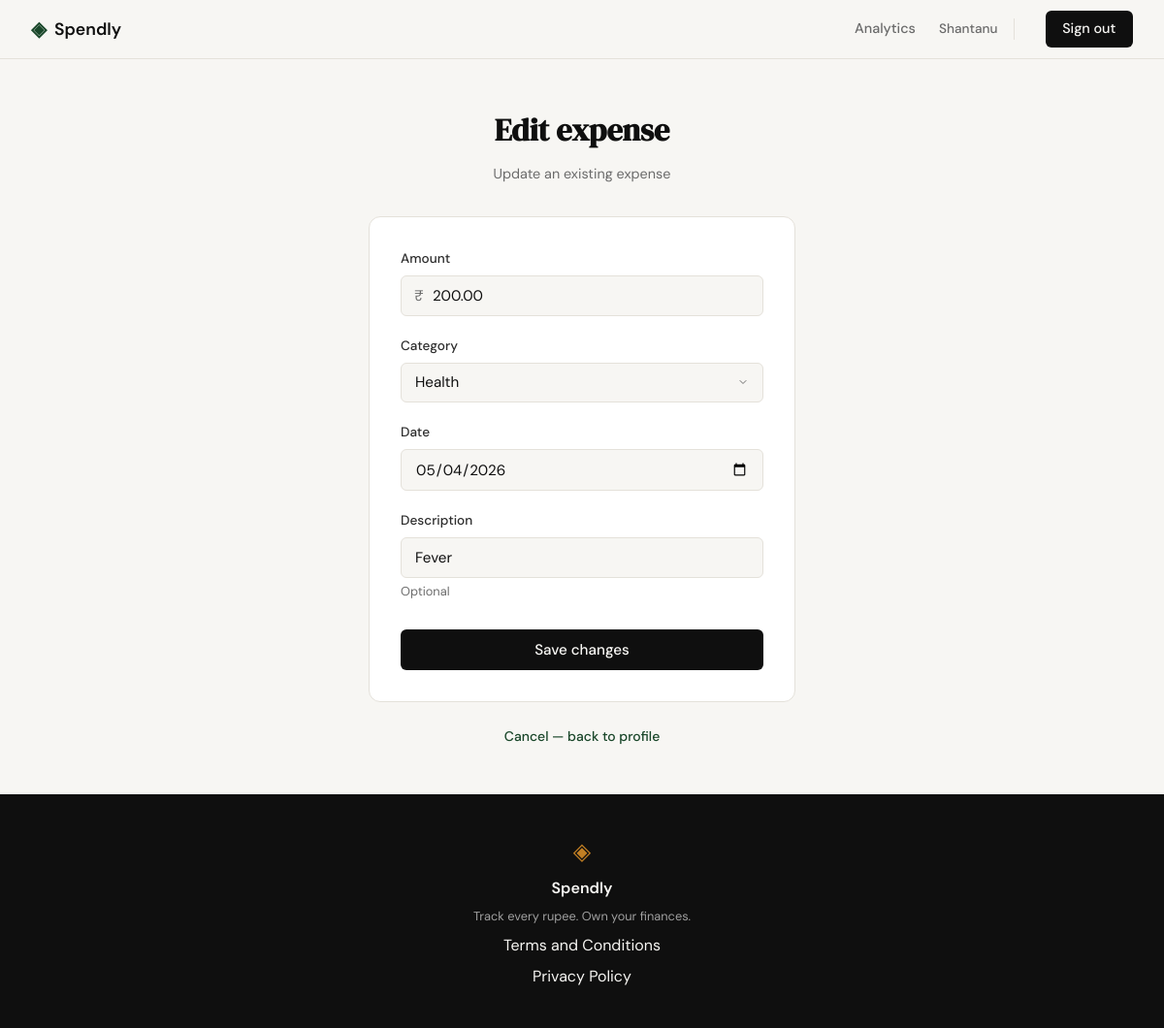
Before: /expenses/26/edit (signed in) with the older database file.
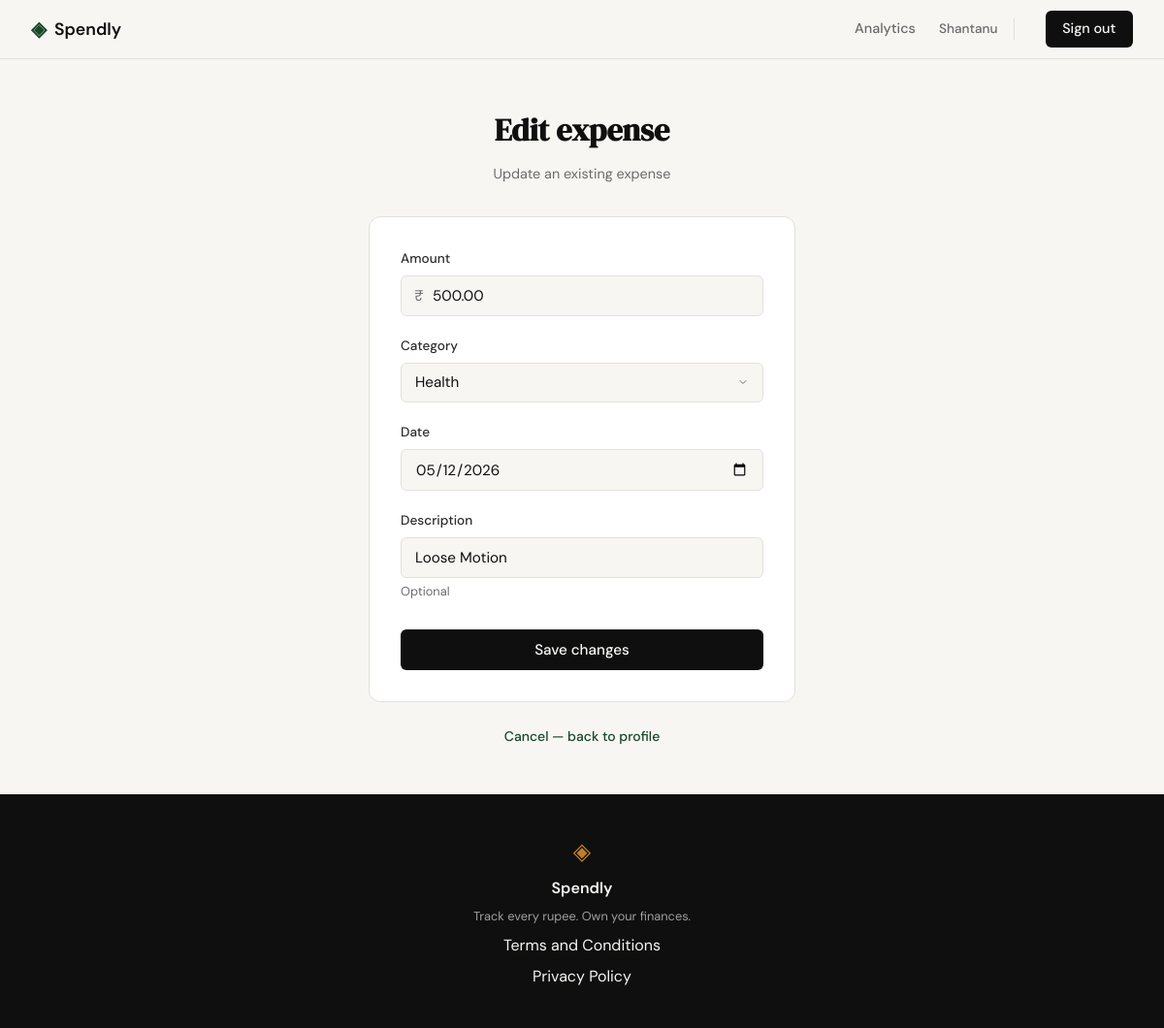
After: the same page with the newer database file.
### tables this page shows
CREATE TABLE expenses (
            id          INTEGER PRIMARY KEY AUTOINCREMENT,
            user_id     INTEGER NOT NULL REFERENCES users(id),
            amount      REAL    NOT NULL,
            category    TEXT    NOT NULL,
            date        TEXT    NOT NULL,
            description TEXT,
            created_at  TEXT    DEFAULT (datetime('now'))
        );

### app.py (the view, shortened to what this page needs)
@app.route("/expenses/<int:id>/edit", methods=["GET", "POST"])
def edit_expense(id):
    if not session.get("user_id"):
        return redirect(url_for("login"))
    expense = get_expense_by_id(id)
    if expense is None:
        abort(404)
    if expense["user_id"] != session["user_id"]:
        abort(403)
    return render_template(
        "edit_expense.html",
        expense_id=id,
        categories=ALLOWED_CATEGORIES,
        amount=f"{expense['amount']:.2f}",
        category=expense["category"],
        date=expense["date"],
        description=expense["description"] or "",
    )

### database/db.py (called while the page is built)
def get_db():
    conn = sqlite3.connect(DB_PATH)
    conn.row_factory = sqlite3.Row
    conn.execute("PRAGMA foreign_keys = ON")
    return conn

def get_expense_by_id(expense_id):
    conn = get_db()
    row = conn.execute(
        "SELECT id, user_id, amount, category, date, description "
        "FROM expenses WHERE id = ?",
        (expense_id,),
    ).fetchone()
    conn.close()
    return row

### templates/edit_expense.html (shortened to what this page needs)
{% extends "base.html" %}
{% block head %}
<link rel="stylesheet" href="{{ url_for('static', filename='css/add_expense.css') }}">
<link rel="stylesheet" href="{{ url_for('static', filename='css/edit_expense.css') }}">
{% endblock %}
{% block content %}
<section class="auth-section">
    <div class="auth-container">
        <div class="auth-header">
            <h1 class="auth-title">Edit expense</h1>
            <p class="auth-subtitle">Update an existing expense</p>
        </div>
        <div class="auth-card">
            <form method="POST" action="{{ url_for('edit_expense', id=expense_id) }}">
                <div class="form-group">
                    <label for="amount">Amount</label>
                    <div class="add-amount-wrap">
                        <input type="number" id="amount" name="amount"
                               class="form-input add-amount-input"
                               placeholder="0.00"
                               step="0.01" min="0.01"
                               inputmode="decimal"
                               value="{{ amount or '' }}"
                               required autofocus>
                    </div>
                </div>
                <div class="form-group">
                    <label for="category">Category</label>
                    <select id="category" name="category" class="form-input add-select" required>
                        {% for c in categories %}
                        <option value="{{ c }}" {% if category == c %}selected{% endif %}>{{ c }}</option>
                        {% endfor %}
                    </select>
                </div>
                <div class="form-group">
                    <label for="date">Date</label>
                    <input type="date" id="date" name="date"
                           class="form-input"
                           value="{{ date }}"
                           required>
                </div>
                <div class="form-group">
                    <label for="description">Description</label>
                    <input type="text" id="description" name="description"
                           class="form-input"
                           placeholder="e.g. Lunch at café"
                           maxlength="200"
                           value="{{ description or '' }}">
                    <p class="add-help">Optional</p>
                </div>
                <button type="submit" class="btn-submit">
                    Save changes
                </button>
            </form>
        </div>
        <p class="auth-switch">
            <a href="{{ url_for('profile') }}">Cancel — back to profile</a>
        </p>
    </div>
</section>
{% endblock %}

### templates/base.html (shortened to what this page needs)
<!DOCTYPE html>
<html lang="en">
<head>
    <link rel="stylesheet" href="{{ url_for('static', filename='css/style.css') }}">
    {% block head %}{% endblock %}
</head>
<body>
    <nav class="navbar">
        <div class="nav-inner">
            <a href="{{ url_for('landing') }}" class="nav-brand">
                <span class="brand-icon">◈</span>
                <span class="brand-name">Spendly</span>
            </a>
            <div class="nav-links">
                {% if session.get('user_id') %}
                <a href="{{ url_for('analytics') }}" class="nav-link {% if request.endpoint == 'analytics' %}is-active{% endif %}">Analytics</a>
                <a href="{{ url_for('profile') }}" class="nav-user">{{ session.get('user_name') }}</a>
                <a href="{{ url_for('logout') }}" class="nav-cta">Sign out</a>
                {% else %}
                <a href="{{ url_for('login') }}">Sign in</a>
                <a href="{{ url_for('register') }}" class="nav-cta">Get started</a>
                {% endif %}
            </div>
        </div>
    </nav>
    <main class="main-content">
        {% block content %}{% endblock %}
    </main>
    <footer class="footer">
        <div class="footer-inner">
            <span class="brand-icon">◈</span>
            <span class="footer-name">Spendly</span>
            <p class="footer-copy">Track every rupee. Own your finances.</p>
            <a href="{{ url_for('terms') }}">Terms and Conditions</a>
            <a href="{{ url_for('privacy') }}">Privacy Policy</a>
        </div>
    </footer>
</body>
</html>

### static/css/style.css (style rules this page uses)
:root { --ink: #0f0f0f; --ink-soft: #2d2d2d; --ink-muted: #6b6b6b; --ink-faint: #a0a0a0; --paper: #f7f6f3; --paper-warm: #f0ede6; --paper-card: #ffffff; --accent: #1a472a; --accent-light: #e8f0eb; --accent-2: #c17f24; --accent-2-light: #fdf3e3; --danger: #c0392b; --danger-light: #fdecea; --border: #e4e1da; --border-soft: #eeebe4; --font-display: 'DM Serif Display', Georgia, serif; --font-body: 'DM Sans', system-ui, sans-serif; --max-width: 1200px; --auth-width: 440px; --radius-sm: 6px; --radius-md: 12px; --radius-lg: 20px; }
*, *::before, *::after { box-sizing: border-box; margin: 0; padding: 0; }
html { font-size: 16px; scroll-behavior: smooth; }
body { background: var(--paper); color: var(--ink); font-family: var(--font-body); font-size: 1rem; line-height: 1.6; -webkit-font-smoothing: antialiased; }
a { color: inherit; text-decoration: none; }
.navbar { position: sticky; top: 0; z-index: 100; background: var(--paper); border-bottom: 1px solid var(--border); padding: 0 2rem; }
.nav-inner { max-width: var(--max-width); margin: 0 auto; height: 60px; display: flex; align-items: center; justify-content: space-between; }
.nav-brand { display: flex; align-items: center; gap: 0.5rem; font-family: var(--font-body); font-weight: 600; font-size: 1.1rem; color: var(--ink); }
.brand-icon { color: var(--accent); font-size: 1.3rem; }
.brand-name { color: var(--ink); }
.nav-links { display: flex; align-items: center; gap: 1.5rem; font-size: 0.9rem; font-weight: 500; }
.nav-links a { color: var(--ink-muted); transition: color 0.2s; }
.nav-cta { background: var(--ink) !important; color: var(--paper) !important; padding: 0.45rem 1.1rem; border-radius: var(--radius-sm); transition: background 0.2s !important; }
.nav-link { color: var(--ink-muted); font-size: 0.9rem; font-weight: 500; transition: color 0.2s; }
.nav-user { color: var(--ink-muted); font-size: 0.85rem; font-weight: 500; padding-right: 1rem; border-right: 1px solid var(--border); margin-right: 0.5rem; transition: color 0.2s; }
.main-content { min-height: calc(100vh - 60px - 100px); }
.auth-section { min-height: calc(100vh - 60px - 100px); display: flex; align-items: center; justify-content: center; padding: 3rem 2rem; }
.auth-container { width: 100%; max-width: var(--auth-width); }
.auth-header { text-align: center; margin-bottom: 2rem; }
.auth-title { font-family: var(--font-display); font-size: 2rem; color: var(--ink); margin-bottom: 0.5rem; }
.auth-subtitle { font-size: 0.9rem; color: var(--ink-muted); }
.auth-card { background: var(--paper-card); border: 1px solid var(--border); border-radius: var(--radius-md); padding: 2rem; margin-bottom: 1.5rem; }
.form-group { margin-bottom: 1.25rem; }
.form-group label { display: block; font-size: 0.85rem; font-weight: 500; color: var(--ink-soft); margin-bottom: 0.4rem; }
.form-input { width: 100%; padding: 0.6rem 0.875rem; border: 1px solid var(--border); border-radius: var(--radius-sm); font-family: var(--font-body); font-size: 0.95rem; color: var(--ink); background: var(--paper); outline: none; transition: border-color 0.2s; }
.form-input::placeholder { color: var(--ink-faint); }
.btn-submit { width: 100%; padding: 0.7rem; background: var(--ink); color: var(--paper); border: none; border-radius: var(--radius-sm); font-family: var(--font-body); font-size: 0.95rem; font-weight: 500; cursor: pointer; transition: background 0.2s; margin-top: 0.5rem; }
.auth-switch { text-align: center; font-size: 0.875rem; color: var(--ink-muted); }
.auth-switch a { color: var(--accent); font-weight: 500; }
.footer { background: var(--ink); color: var(--paper); padding: 2.5rem 2rem; text-align: center; }
.footer-inner { display: flex; flex-direction: column; align-items: center; gap: 0.4rem; }
.footer .brand-icon { color: var(--accent-2); font-size: 1.5rem; }
.footer-name { font-weight: 600; font-size: 1rem; }
.footer-copy { font-size: 0.8rem; color: var(--ink-faint); }

Changed rows visible on the page:
changed expenses "Health": date "05/04/2026" → "05/12/2026"; description "Fever" → "Loose Motion"
Other visible differences:
form field amount: "200.00" → "500.00"
